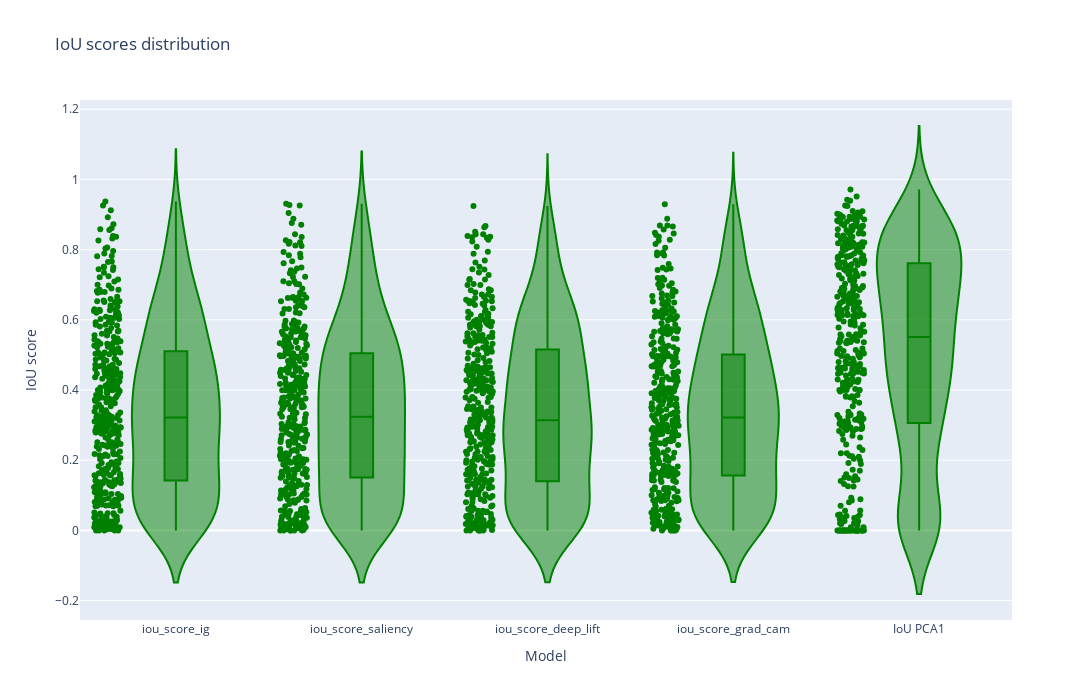

Notebook cell for this chart:
### Code cell
fig = px.violin(df_res_giuste[['iou_score_ig', 'iou_score_saliency','iou_score_deep_lift', 'iou_score_grad_cam', 'IoU PCA1']], points="all", color_discrete_sequence=['green'], title='IoU scores distribution', box=True, width=1400, height=700)
fig.update_layout(xaxis_title='Model', yaxis_title='IoU score')
fig.show()
fig.write_html('iou_distribution_interpretabilities_giuste_optimized_box.html')
fig.write_image('iou_distribution_interpretabilities_giuste_optimized_box.png')

### Figure 1 — Plotly figure (JSON) as saved in the notebook; plotly's stock layout.template omitted (floating-point values rounded to 4 significant figures; data arrays with more than 128 entries replaced by an {"elided": "..."} marker saying what was removed)
{"data": [{"alignmentgroup": "True", "box": {"visible": true}, "hovertemplate": "variable=%{x}<br>value=%{y}<extra></extra>", "legendgroup": "", "marker": {"color": "green"}, "name": "", "offsetgroup": "", "orientation": "v", "points": "all", "scalegroup": "True", "showlegend": false, "type": "violin", "x": {"elided": "2015 str values"}, "x0": " ", "xaxis": "x", "y": {"elided": "2015 float values"}, "y0": " ", "yaxis": "y"}], "layout": {"height": 700, "legend": {"tracegroupgap": 0}, "title": {"text": "IoU scores distribution"}, "violinmode": "group", "width": 1400, "xaxis": {"anchor": "y", "domain": [0, 1], "title": {"text": "Model"}}, "yaxis": {"anchor": "x", "domain": [0, 1], "title": {"text": "IoU score"}}}}
